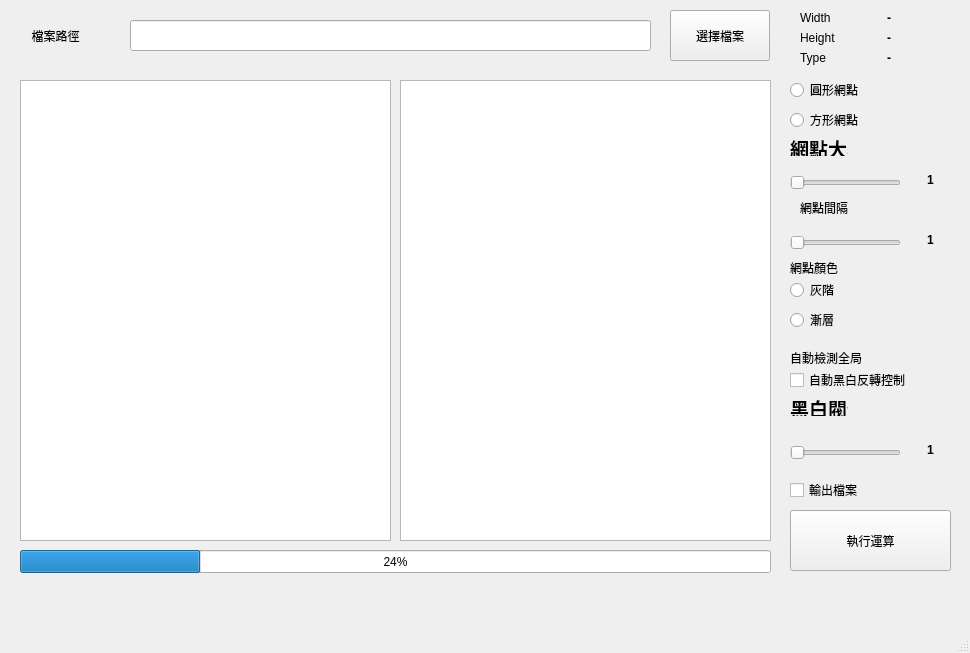
<?xml version="1.0" encoding="UTF-8"?>
<ui version="4.0">
 <class>MainWindow</class>
 <widget class="QMainWindow" name="MainWindow">
  <property name="geometry">
   <rect>
    <x>0</x>
    <y>0</y>
    <width>970</width>
    <height>653</height>
   </rect>
  </property>
  <property name="windowTitle">
   <string>MainWindow</string>
  </property>
  <widget class="QWidget" name="centralwidget">
   <widget class="QLabel" name="title_info">
    <property name="geometry">
     <rect>
      <x>20</x>
      <y>20</y>
      <width>71</width>
      <height>31</height>
     </rect>
    </property>
    <property name="text">
     <string>檔案路徑</string>
    </property>
    <property name="alignment">
     <set>Qt::AlignmentFlag::AlignCenter</set>
    </property>
   </widget>
   <widget class="QPushButton" name="loadButton">
    <property name="geometry">
     <rect>
      <x>670</x>
      <y>10</y>
      <width>100</width>
      <height>51</height>
     </rect>
    </property>
    <property name="text">
     <string>選擇檔案</string>
    </property>
   </widget>
   <widget class="QLineEdit" name="filePathInfo">
    <property name="geometry">
     <rect>
      <x>130</x>
      <y>20</y>
      <width>521</width>
      <height>31</height>
     </rect>
    </property>
    <property name="font">
     <font>
      <italic>true</italic>
     </font>
    </property>
   </widget>
   <widget class="QGraphicsView" name="view1">
    <property name="geometry">
     <rect>
      <x>20</x>
      <y>80</y>
      <width>371</width>
      <height>461</height>
     </rect>
    </property>
   </widget>
   <widget class="QGraphicsView" name="view2">
    <property name="geometry">
     <rect>
      <x>400</x>
      <y>80</y>
      <width>371</width>
      <height>461</height>
     </rect>
    </property>
   </widget>
   <widget class="QLabel" name="image_w">
    <property name="geometry">
     <rect>
      <x>800</x>
      <y>10</y>
      <width>58</width>
      <height>16</height>
     </rect>
    </property>
    <property name="text">
     <string>Width</string>
    </property>
    <property name="alignment">
     <set>Qt::AlignmentFlag::AlignLeading|Qt::AlignmentFlag::AlignLeft|Qt::AlignmentFlag::AlignVCenter</set>
    </property>
   </widget>
   <widget class="QLabel" name="image_h">
    <property name="geometry">
     <rect>
      <x>800</x>
      <y>30</y>
      <width>58</width>
      <height>16</height>
     </rect>
    </property>
    <property name="text">
     <string>Height</string>
    </property>
   </widget>
   <widget class="QLabel" name="image_c">
    <property name="geometry">
     <rect>
      <x>800</x>
      <y>50</y>
      <width>58</width>
      <height>16</height>
     </rect>
    </property>
    <property name="text">
     <string>Type</string>
    </property>
   </widget>
   <widget class="QLabel" name="image_w_val">
    <property name="geometry">
     <rect>
      <x>860</x>
      <y>10</y>
      <width>58</width>
      <height>16</height>
     </rect>
    </property>
    <property name="font">
     <font>
      <bold>true</bold>
     </font>
    </property>
    <property name="text">
     <string>-</string>
    </property>
    <property name="alignment">
     <set>Qt::AlignmentFlag::AlignCenter</set>
    </property>
   </widget>
   <widget class="QLabel" name="image_h_val">
    <property name="geometry">
     <rect>
      <x>860</x>
      <y>30</y>
      <width>58</width>
      <height>16</height>
     </rect>
    </property>
    <property name="font">
     <font>
      <bold>true</bold>
     </font>
    </property>
    <property name="text">
     <string>-</string>
    </property>
    <property name="alignment">
     <set>Qt::AlignmentFlag::AlignCenter</set>
    </property>
   </widget>
   <widget class="QLabel" name="image_c_val">
    <property name="geometry">
     <rect>
      <x>860</x>
      <y>50</y>
      <width>58</width>
      <height>16</height>
     </rect>
    </property>
    <property name="font">
     <font>
      <bold>true</bold>
     </font>
    </property>
    <property name="text">
     <string>-</string>
    </property>
    <property name="alignment">
     <set>Qt::AlignmentFlag::AlignCenter</set>
    </property>
   </widget>
   <widget class="QSlider" name="Slider_screentone_size">
    <property name="geometry">
     <rect>
      <x>790</x>
      <y>170</y>
      <width>111</width>
      <height>25</height>
     </rect>
    </property>
    <property name="orientation">
     <enum>Qt::Orientation::Horizontal</enum>
    </property>
   </widget>
   <widget class="QLabel" name="label">
    <property name="geometry">
     <rect>
      <x>790</x>
      <y>140</y>
      <width>58</width>
      <height>16</height>
     </rect>
    </property>
    <property name="font">
     <font>
      <pointsize>14</pointsize>
      <bold>true</bold>
      <underline>false</underline>
     </font>
    </property>
    <property name="text">
     <string>網點大小</string>
    </property>
   </widget>
   <widget class="QRadioButton" name="radioBtn_0">
    <property name="geometry">
     <rect>
      <x>790</x>
      <y>80</y>
      <width>99</width>
      <height>20</height>
     </rect>
    </property>
    <property name="text">
     <string>圓形網點</string>
    </property>
   </widget>
   <widget class="QRadioButton" name="radioBtn_1">
    <property name="geometry">
     <rect>
      <x>790</x>
      <y>110</y>
      <width>99</width>
      <height>20</height>
     </rect>
    </property>
    <property name="text">
     <string>方形網點</string>
    </property>
   </widget>
   <widget class="QPushButton" name="result">
    <property name="geometry">
     <rect>
      <x>790</x>
      <y>510</y>
      <width>161</width>
      <height>61</height>
     </rect>
    </property>
    <property name="text">
     <string>執行運算</string>
    </property>
   </widget>
   <widget class="QCheckBox" name="option_check">
    <property name="geometry">
     <rect>
      <x>790</x>
      <y>480</y>
      <width>151</width>
      <height>20</height>
     </rect>
    </property>
    <property name="text">
     <string>輸出檔案</string>
    </property>
   </widget>
   <widget class="QLabel" name="label_2">
    <property name="geometry">
     <rect>
      <x>800</x>
      <y>200</y>
      <width>58</width>
      <height>16</height>
     </rect>
    </property>
    <property name="text">
     <string>網點間隔</string>
    </property>
   </widget>
   <widget class="QSlider" name="Slider_screentone_gap">
    <property name="geometry">
     <rect>
      <x>790</x>
      <y>230</y>
      <width>111</width>
      <height>25</height>
     </rect>
    </property>
    <property name="orientation">
     <enum>Qt::Orientation::Horizontal</enum>
    </property>
   </widget>
   <widget class="QLabel" name="screenton_size">
    <property name="geometry">
     <rect>
      <x>910</x>
      <y>170</y>
      <width>41</width>
      <height>20</height>
     </rect>
    </property>
    <property name="font">
     <font>
      <bold>true</bold>
     </font>
    </property>
    <property name="text">
     <string>1</string>
    </property>
    <property name="alignment">
     <set>Qt::AlignmentFlag::AlignCenter</set>
    </property>
   </widget>
   <widget class="QLabel" name="screenton_gap">
    <property name="geometry">
     <rect>
      <x>910</x>
      <y>230</y>
      <width>41</width>
      <height>20</height>
     </rect>
    </property>
    <property name="font">
     <font>
      <bold>true</bold>
     </font>
    </property>
    <property name="text">
     <string>1</string>
    </property>
    <property name="alignment">
     <set>Qt::AlignmentFlag::AlignCenter</set>
    </property>
   </widget>
   <widget class="QCheckBox" name="bwrev_btn">
    <property name="geometry">
     <rect>
      <x>790</x>
      <y>370</y>
      <width>151</width>
      <height>20</height>
     </rect>
    </property>
    <property name="text">
     <string>自動黑白反轉控制</string>
    </property>
   </widget>
   <widget class="QLabel" name="label_4">
    <property name="geometry">
     <rect>
      <x>790</x>
      <y>400</y>
      <width>58</width>
      <height>16</height>
     </rect>
    </property>
    <property name="font">
     <font>
      <pointsize>14</pointsize>
      <bold>true</bold>
     </font>
    </property>
    <property name="text">
     <string>黑白閥值</string>
    </property>
   </widget>
   <widget class="QSlider" name="image_threshold">
    <property name="geometry">
     <rect>
      <x>790</x>
      <y>440</y>
      <width>111</width>
      <height>25</height>
     </rect>
    </property>
    <property name="orientation">
     <enum>Qt::Orientation::Horizontal</enum>
    </property>
   </widget>
   <widget class="QLabel" name="image_threshold_val">
    <property name="geometry">
     <rect>
      <x>910</x>
      <y>440</y>
      <width>41</width>
      <height>20</height>
     </rect>
    </property>
    <property name="font">
     <font>
      <bold>true</bold>
     </font>
    </property>
    <property name="text">
     <string>1</string>
    </property>
    <property name="alignment">
     <set>Qt::AlignmentFlag::AlignCenter</set>
    </property>
   </widget>
   <widget class="QLabel" name="label_3">
    <property name="geometry">
     <rect>
      <x>790</x>
      <y>260</y>
      <width>58</width>
      <height>16</height>
     </rect>
    </property>
    <property name="text">
     <string>網點顏色</string>
    </property>
   </widget>
   <widget class="QRadioButton" name="radioBtn_2">
    <property name="geometry">
     <rect>
      <x>790</x>
      <y>280</y>
      <width>99</width>
      <height>20</height>
     </rect>
    </property>
    <property name="text">
     <string>灰階</string>
    </property>
   </widget>
   <widget class="QRadioButton" name="radioBtn_3">
    <property name="geometry">
     <rect>
      <x>790</x>
      <y>310</y>
      <width>99</width>
      <height>20</height>
     </rect>
    </property>
    <property name="text">
     <string>漸層</string>
    </property>
   </widget>
   <widget class="QProgressBar" name="progressBar">
    <property name="geometry">
     <rect>
      <x>20</x>
      <y>550</y>
      <width>751</width>
      <height>23</height>
     </rect>
    </property>
    <property name="value">
     <number>24</number>
    </property>
   </widget>
   <widget class="QLabel" name="label_5">
    <property name="geometry">
     <rect>
      <x>790</x>
      <y>350</y>
      <width>121</width>
      <height>16</height>
     </rect>
    </property>
    <property name="text">
     <string>自動檢測全局</string>
    </property>
   </widget>
  </widget>
  <widget class="QMenuBar" name="menubar">
   <property name="geometry">
    <rect>
     <x>0</x>
     <y>0</y>
     <width>970</width>
     <height>43</height>
    </rect>
   </property>
  </widget>
  <widget class="QStatusBar" name="statusbar"/>
 </widget>
 <resources/>
 <connections/>
</ui>
